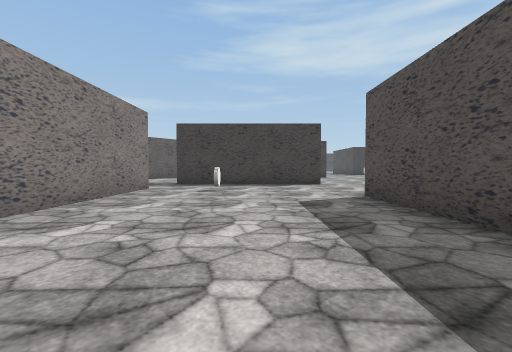
[1] (above)

24 first-person views from a walk through a Unity game level. The camera is 1.2 m above the floor, tilts 2° down and sees 90° across. The floor is counted in squares, 2 m on a side. Each view is taken from the middle of a square. On the plan, view 1 faces up. The plan holds only what a view shows up to about 9 squares ahead; the rest is blank. The place goes on beyond the plan. The player character is not drawn. Some surface patterns are stand-ins.

[2]
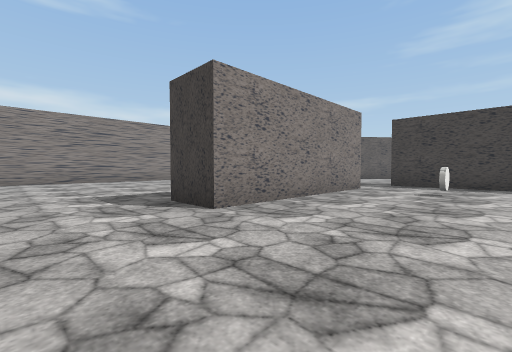

[3]
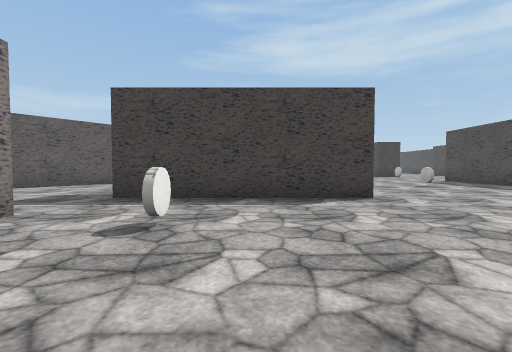

[4]
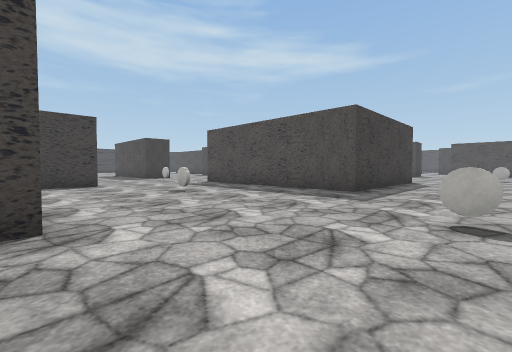

[5]
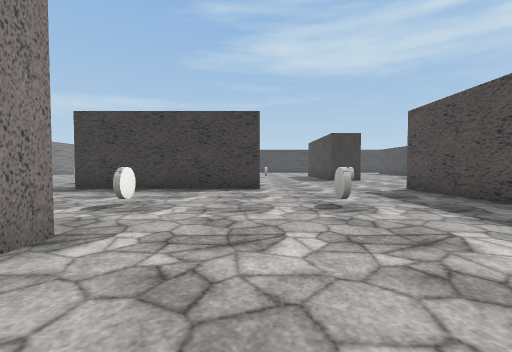

[6]
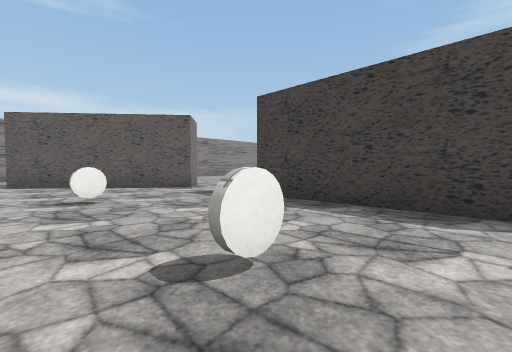

[7]
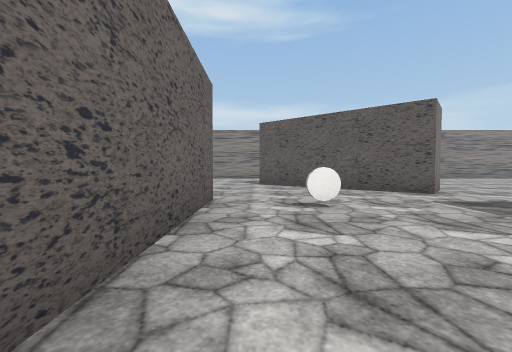

[8]
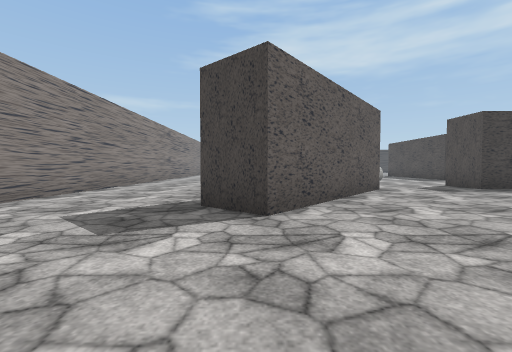

[9]
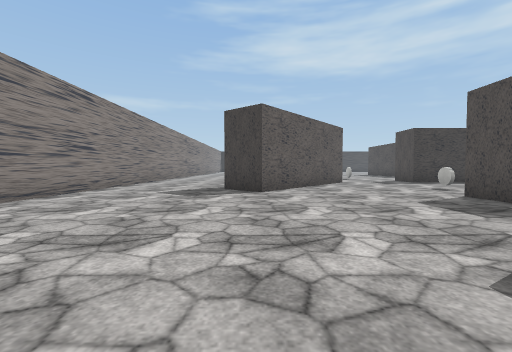

[10]
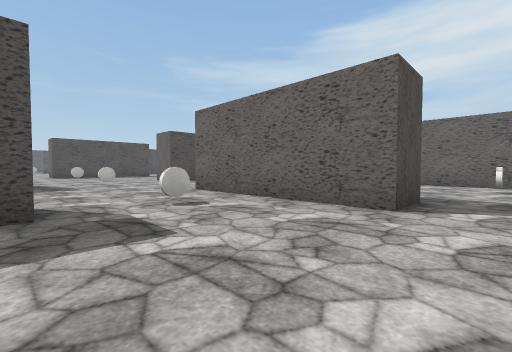

[11]
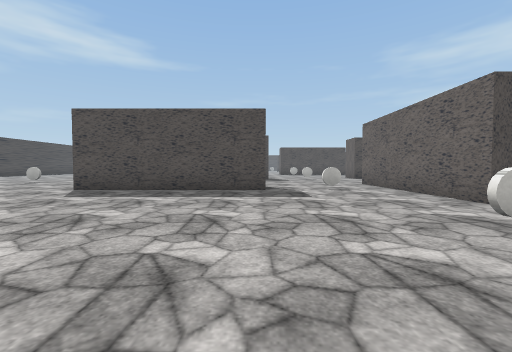

[12]
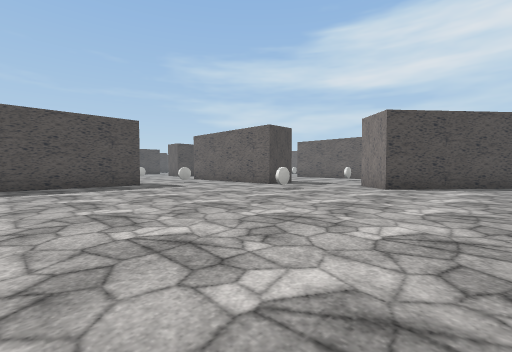

[13]
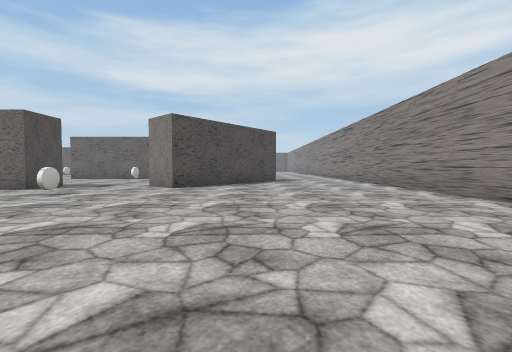

[14]
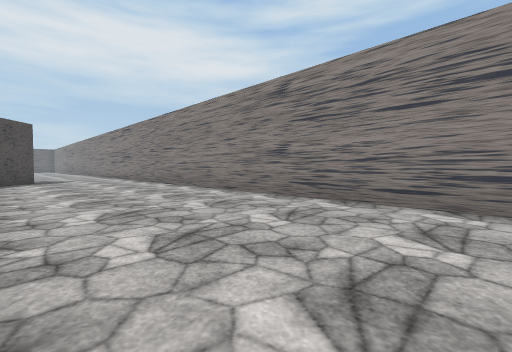

[15]
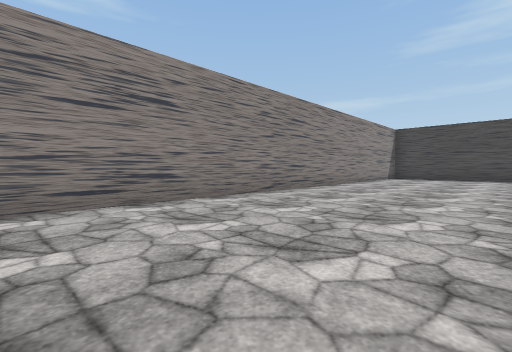

[16]
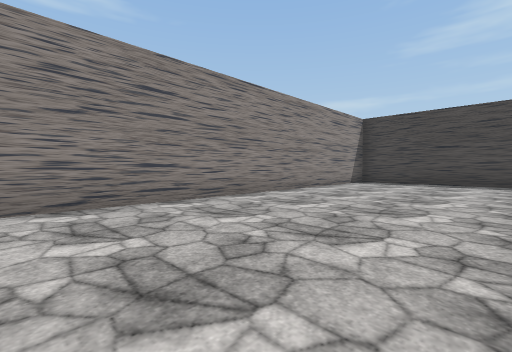

[17]
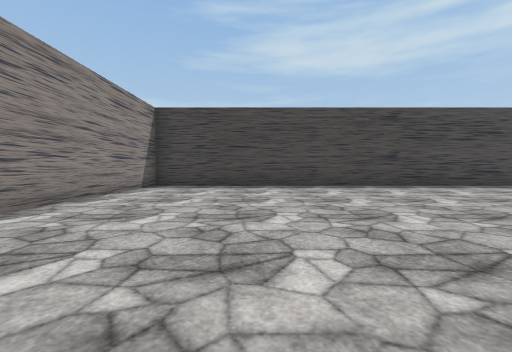

[18]
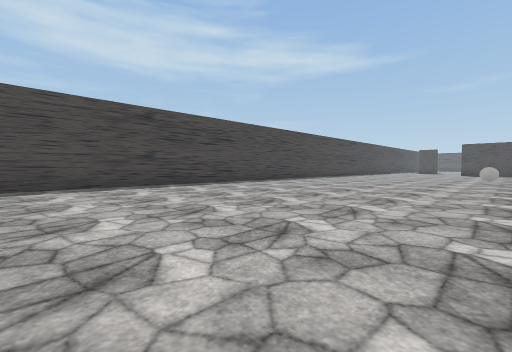

[19]
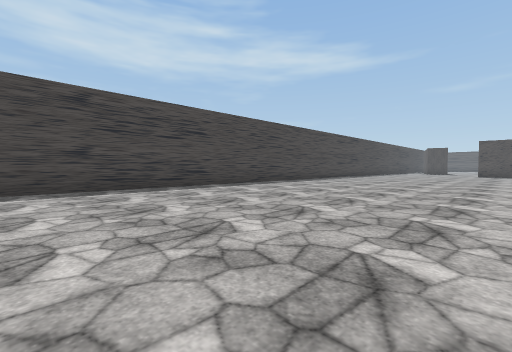

[20]
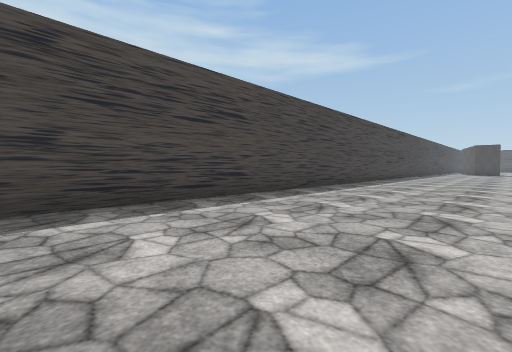

[21]
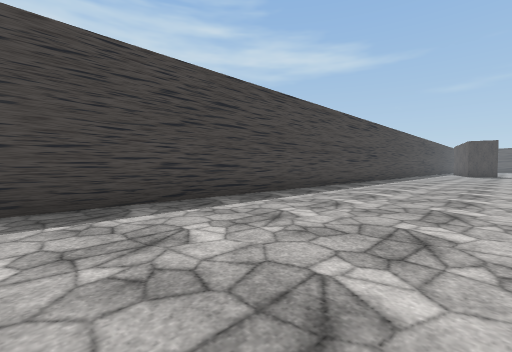

[22]
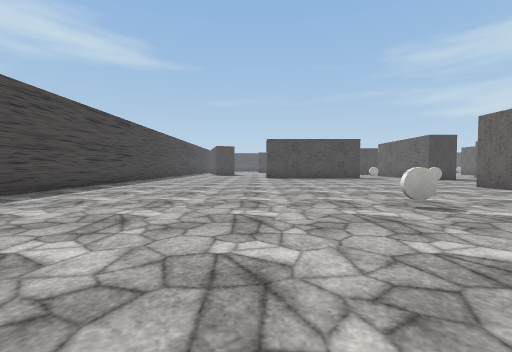

[23]
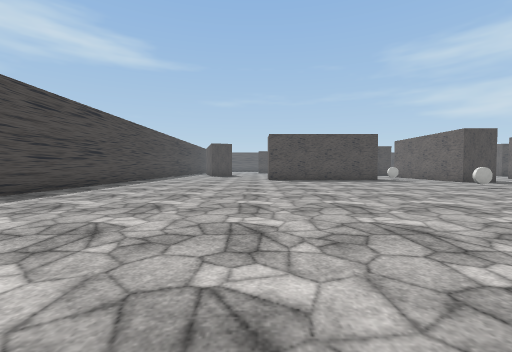

[24]
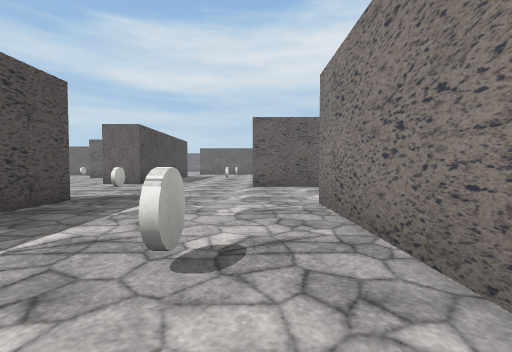

### Floor plan
Points are (right, up) in squares from view 1. A wall is a line through its corners. A room is listed if a view was taken in it or the views show most of it. See-through windows are left out.
Room 1 (views 1, 2, 3, 4, 5, 6, 7, 8, 9)
walls: (2.3, 2.1) (2.3, 5.4); (-3, 7.2) (-3, 2.2) (-4.4, 2.2); (2.4, 8.9) (-2.8, 8.9); (-2.7, 9.2) (-2.7, 10.2) (1.2, 10.2); (2.3, 10.2) (2.3, 9.6); (-11.2, 1.6) (-11.2, 0); (12, 8.7) (8.1, 8.7) (8.1, 15); (-3.6, 14.9) (-6.9, 11.1) (-7.9, 12) (-6.2, 14); (4.1, 14.9) (-0.9, 14.9); (-11.2, 14.6) (-11.2, 9.1)
ways out: opening at (-9, 14) to room 2; opening at (-2.5, 15) to room 2; opening at (6, 15.7) to room 2
objects: coin (-2, 12); coin (-1, 7); coin (2, 12); coin (5, 6); coin (5, 12)
Room 2 (views 10, 11, 12, 13, 14, 15, 16, 17, 18, 19, 20, 21, 22, 23, 24)
walls: (2.9, 23) (2.9, 19.8); (1.6, 19.6) (1.6, 24.8); (7.5, 24.4) (8.8, 24.4); (7.3, 19.4) (7.3, 20.8); (-0.9, 14.9) (-0.9, 16.2) (4.1, 16.2); (-6.2, 14) (-4.6, 15.8) (-3.6, 14.9); (12, 36.2) (-11.2, 36.2) (-11.2, 14.6)
ways out: opening at (-9, 14) to room 1; opening at (-2.5, 15) to room 1; opening at (6, 15.7) to room 1
objects: coin (-3, 17); coin (2, 18); coin (5, 22); coin (5, 29); coin (7, 17); coin (10, 24)

Positions as (right, up) in squares from view 1, and headings:
1: (0, 0), facing up
2: (0, 0), facing up-left
3: (0, 4), facing up
4: (2, 6), facing up-right
5: (4, 8), facing up
6: (3, 11), facing up-left
7: (2, 11), facing left
8: (-7, 8), facing up
9: (-7, 5), facing up
10: (-2, 20), facing down-right
11: (-5, 20), facing right
12: (-7, 23), facing down-right
13: (-7, 23), facing down
14: (-7, 24), facing down-left
15: (-7, 22), facing up-left
16: (-7, 26), facing up-left
17: (-8, 28), facing up
18: (-7, 28), facing up-right
19: (-5, 29), facing up-right
20: (-4, 32), facing up-right
21: (0, 32), facing up-right
22: (1, 31), facing right
23: (3, 31), facing right
24: (4, 24), facing down
